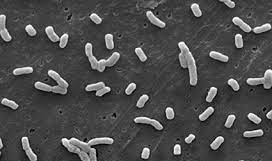
#> input picture Yacine_B/machine_learning/bacterias.jpeg, 272 x 161 px
$ jupyter execute image_analysis.ipynb
#> lines starting #> are read from the running program, lines starting #| are printed output that depends on the picture; after the words box and inside, x2 and y2 are one past the last pixel; in counts of white or black regions, pixels touching at a corner belong together
[cell 1]
import matplotlib.pyplot as plt
import numpy as np
from scipy import ndimage

[cell 2]
image = plt.imread('bacterias.jpeg')
#> image is the input picture: shape (161, 272, 3); min 0, max 255, mean 76.5

[cell 3]
image.shape
#> Out = (161, 272, 3)

[cell 4]
image = image[:, :, 0]
#> image: shape (161, 272)
image.reshape(image.shape[0], image.shape[1], 1)
image.shape
#> Out = (161, 272)

[cell 5]
plt.figure(figsize=(12, 6))
plt.imshow(image, cmap='gray')
plt.title("Original image")
plt.show()

[cell 6]
img = np.copy(image)

plt.figure(figsize=(12, 6))
plt.hist(img.ravel(), bins=255)
plt.xlabel("Pixel color")
plt.ylabel("Number")
plt.title("Color repartition")
plt.show()
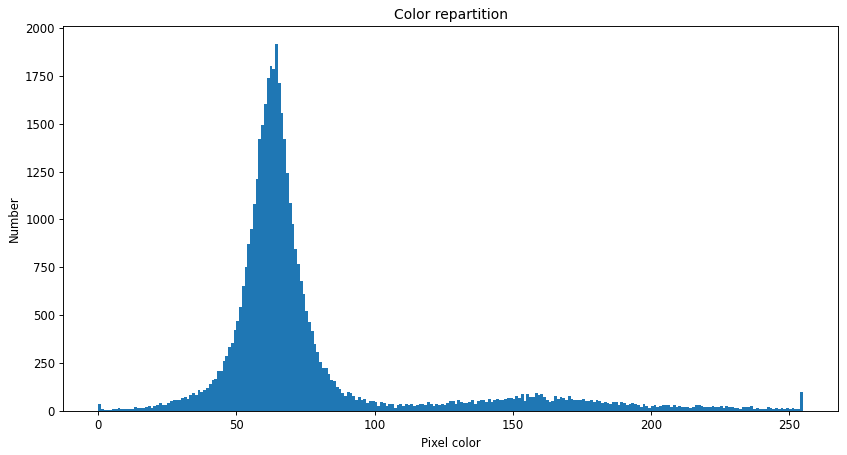
#> figure drawn by matplotlib, 1 panel; tallest bar 1914 high, from x = 64 to 65

[cell 7]
image = image >=115
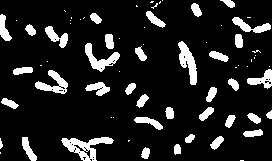
#> image: shape (161, 272) bool; 12.8% white; 71 white regions (34 under 20 px), largest, box (x1, y1, x2, y2) and area: (61, 137, 114, 161) 555, (178, 41, 197, 85) 416, (85, 43, 120, 72) 375

plt.figure(figsize=(12, 6))
plt.imshow(image)
plt.title("No-background image")
plt.show()

[cell 8]
cleaned_image = ndimage.binary_opening(image)
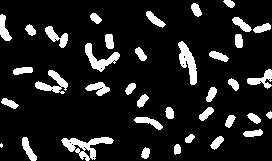
#> cleaned_image: shape (161, 272) bool; 12.3% white; 38 white regions (1 under 20 px), largest, box (x1, y1, x2, y2) and area: (61, 137, 114, 161) 525, (178, 41, 197, 85) 415, (85, 43, 120, 72) 366

plt.figure(figsize=(12, 6))
plt.imshow(image)
plt.title("Opened image")
plt.show()

[cell 9]
label_image, n_labels = ndimage.label(image)
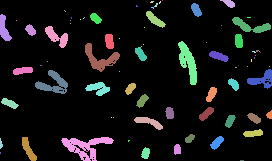
#> label_image: shape (161, 272) int32; 80 distinct labels, from 0 to 79; one colour per label, 0 black
#> n_labels = 79
n_labels
#> Out = 79

[cell 10]
plt.figure(figsize=(12, 6))
plt.imshow(label_image)
plt.title("Labeled image")
plt.show()

[cell 11]
sizes = ndimage.sum(image, label_image, range(n_labels))
#> sizes = 79 values, max 553 at index 72, min 0 at index 0, mean 70.67

plt.figure(figsize=(12, 6))
plt.scatter(range(1, n_labels+1), sizes)
plt.xlabel("Label n°")
plt.ylabel("Size")
plt.title("Labels sizes")
plt.show()
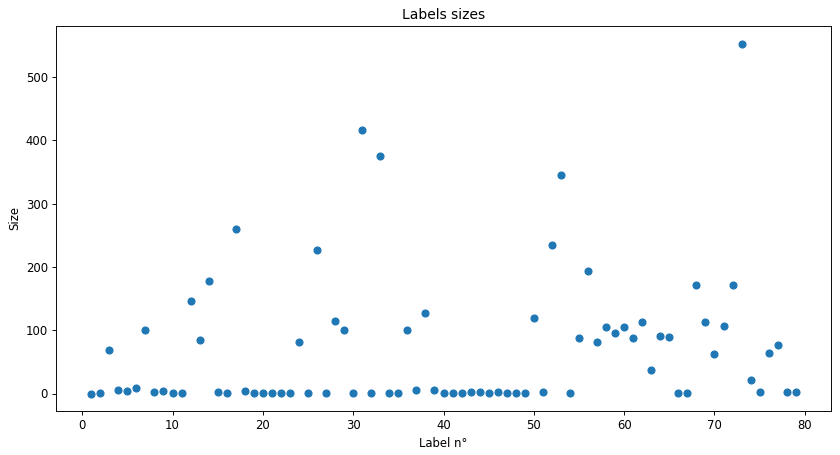
#> figure drawn by matplotlib, 1 panel

[cell 12]
sizes = sizes[sizes >= 50]
#> sizes = 35 values, max 553 at index 32, min 62 at index 29, mean 155.5

plt.figure(figsize=(12, 6))
plt.scatter(range(1, len(sizes)+1), sizes)
plt.xlabel("Label n°")
plt.ylabel("Size")
plt.title("Labels sizes")
plt.show()
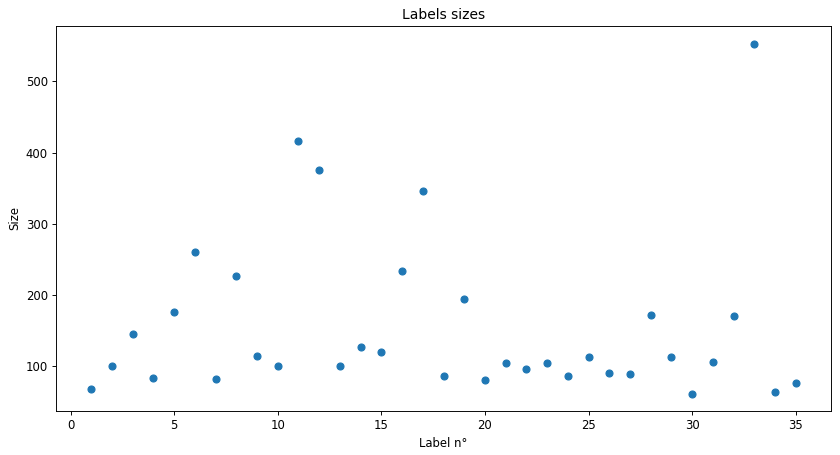
#> figure drawn by matplotlib, 1 panel
